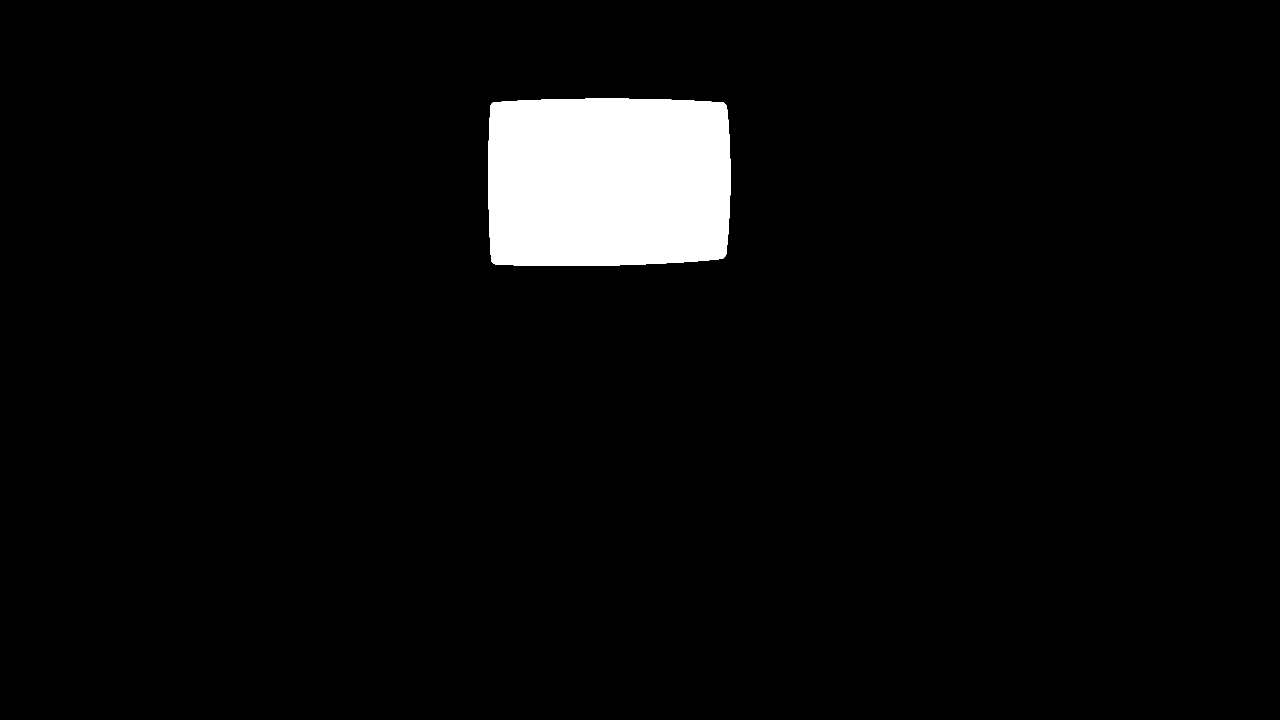
#> input picture video/art/basement-screen.png, 2560 x 1440 px, given in place of title-raise-1.png, which was not available (shown at 1/2 size)
$ python finalize_video_art.py
#> lines starting #> are read from the running program, lines starting #| are printed output that depends on the picture; pictures that were not available may be replaced by others from this repository, and a replacement may not be noted
"""Trim the picked feature-scene art from tools/generate_video_art.py into video/art/.

Titles are cropped to their visible pixels plus a margin and saved WIDTH wide as WebP with alpha. The basement with
the CRT TV is saved with its chroma-key screen cut out as a mask (basement-screen.png, white where the screen is), and
the green light the key threw on the room turned neutral, so a scene can lay anything into the screen. The TV keeps its green
screen (scenes key it).

Usage: tools/.venv/bin/python -I tools/finalize_video_art.py
"""
from __future__ import annotations

import sys
from pathlib import Path

import numpy as np
from PIL import Image
from scipy import ndimage

sys.path.insert(0, str(Path(__file__).resolve().parent))
from finalize_food import ALPHA_FLOOR, MARGIN  # noqa: E402

ROOT = Path(__file__).resolve().parents[1]
SRC = ROOT / "art-work/video/art"
OUT = ROOT / "video/art"
TITLES = {"raise": 1, "fight": 1, "attacks": 3, "pvp-local": 2, "environments-25": 1, "outro-onto": 3}
ROOM, TV = ("basement", 2), 1
WIDTH = 1600


def title(name: str, k: int) -> Path:
#> called with name = 'raise', k = 1
    im = Image.open(SRC / f"title-{name}-{k}.png").convert("RGBA")
    a = im.getchannel("A").point(lambda v: 0 if v < ALPHA_FLOOR else v)
#> a: PIL image 2560x1440 L; every value is 255
    im.putalpha(a)
    im = im.crop(a.getbbox())
    pad = round(max(im.size) * MARGIN)
#> pad = 77
    framed = Image.new("RGBA", (im.width + 2 * pad, im.height + 2 * pad), (0, 0, 0, 0))
#> framed: PIL image 2714x1594 RGBA; every value is 0
    framed.paste(im, (pad, pad))
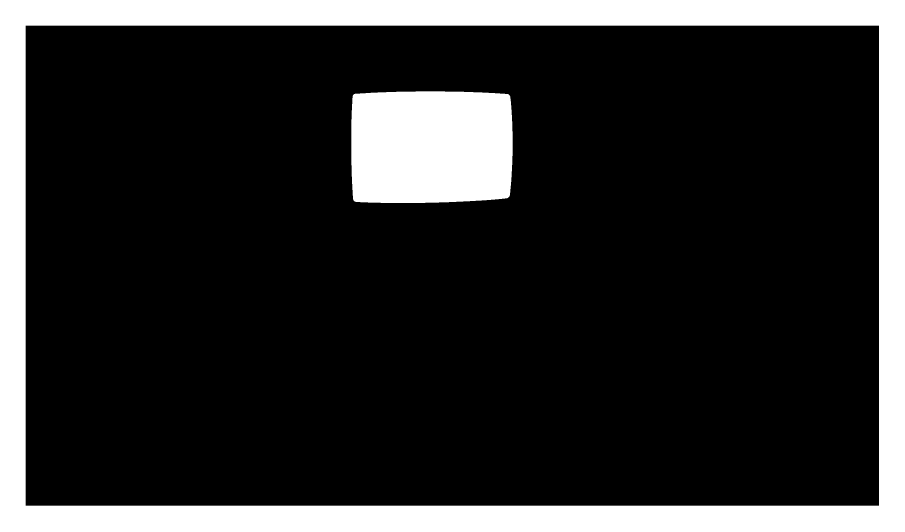
#> framed: PIL image 2714x1594 RGBA (shown at 1/3 size); mean R, G, B, A 9.3, 9.3, 9.3, 217.3; transparent parts drawn white
    framed = framed.resize((WIDTH, round(framed.height * WIDTH / framed.width)), Image.LANCZOS)
#> framed: PIL image 1600x940 RGBA
    dest = OUT / f"title-{name}.webp"
    framed.save(dest, "WEBP", quality=92, alpha_quality=100, method=6)
    return dest


def green(a: np.ndarray) -> np.ndarray:
    return (a[..., 1] > 150) & (a[..., 1] - np.maximum(a[..., 0], a[..., 2]) > 60)


def room(name: str, k: int) -> list[Path]:
    a = np.asarray(Image.open(SRC / f"{name}-{k}.png").convert("RGB")).astype(np.float32)
    labels, n = ndimage.label(green(a))
    sizes = ndimage.sum(np.ones_like(labels), labels, range(1, n + 1))
    screen = ndimage.binary_fill_holes(labels == 1 + int(np.argmax(sizes)))
    screen = ndimage.binary_dilation(screen, iterations=2)  # cover the key's soft edge
    # The rest of the room: whatever green the key cast (the tube's inner lip most of all) becomes plain, neutral light,
    # as if from whatever is on the screen.
    r, g, b = a[..., 0].copy(), a[..., 1].copy(), a[..., 2].copy()
    spill = np.clip(g - np.maximum(r, b), 0, None) * ~screen
    a[..., 0], a[..., 1], a[..., 2] = r + spill * 0.25, g - spill * 0.75, b + spill * 0.25
    a[screen] = 0
    room_path, mask_path = OUT / f"{name}.webp", OUT / f"{name}-screen.png"
    Image.fromarray(np.clip(a, 0, 255).astype(np.uint8)).save(room_path, "WEBP", quality=90, method=6)
    Image.fromarray((screen * 255).astype(np.uint8), "L").save(mask_path, optimize=True)
    return [room_path, mask_path]


def tv(k: int) -> Path:
    im = Image.open(SRC / f"tv-{k}.png").convert("RGBA")
    im = im.crop(im.getchannel("A").point(lambda v: 0 if v < ALPHA_FLOOR else v).getbbox())
    dest = OUT / "tv.webp"
    im.save(dest, "WEBP", quality=92, alpha_quality=100, method=6)
    return dest


def main() -> int:
    OUT.mkdir(parents=True, exist_ok=True)
    paths = [title(n, k) for n, k in TITLES.items()] + room(*ROOM) + [tv(TV)]
#> call 2 of title, with name = 'fight', k = 1
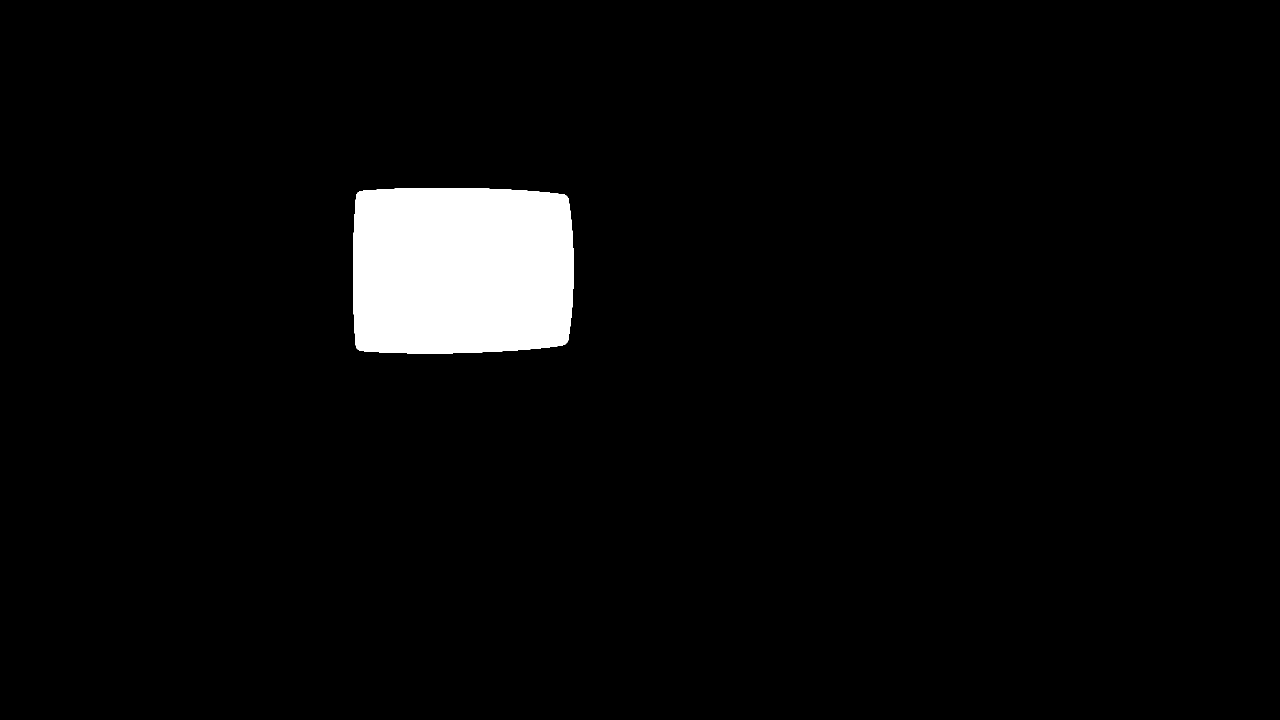
#> input picture video/art/room-crt-screen.png, 2560 x 1440 px, given in place of title-fight-1.png, which was not available (shown at 1/2 size)
#> in title (call 2), `framed.paste(im, (pad, pad))`:
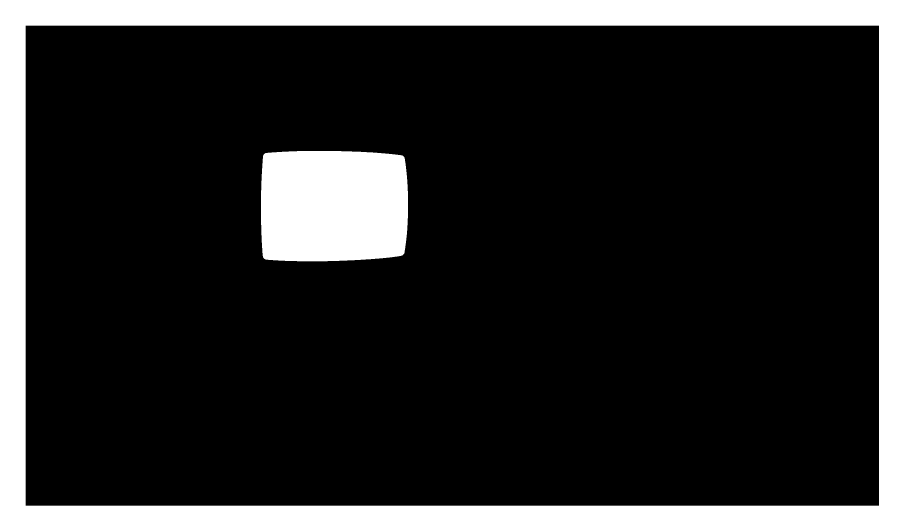
#> framed: PIL image 2714x1594 RGBA (shown at 1/3 size); mean R, G, B, A 8.3, 8.3, 8.3, 217.3; transparent parts drawn white
    for p in paths:
        print(f"{p.relative_to(ROOT)} {Image.open(p).size} {p.stat().st_size // 1024} KB")
    return 0


if __name__ == "__main__":
#> (the run stopped early here; a loop or call above may not have finished)
